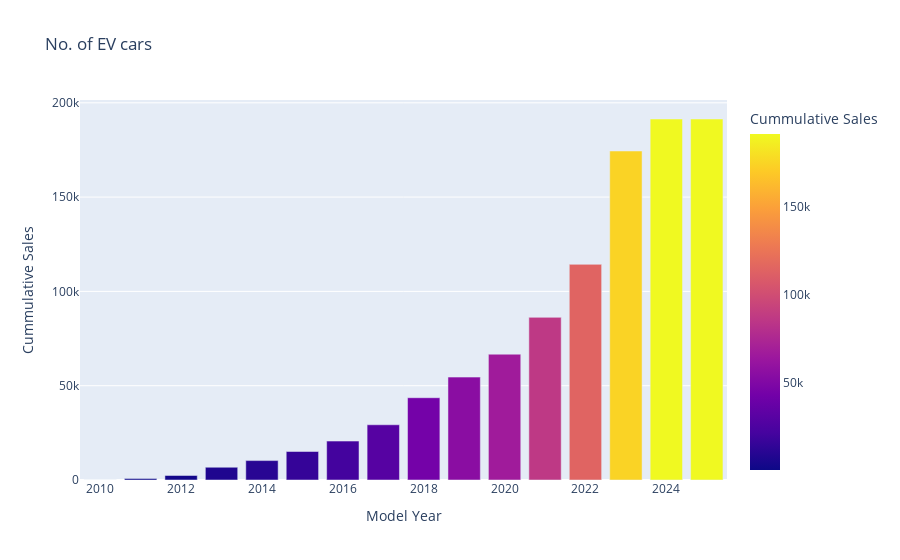

This figure's notebook cell:
### Code cell
# Filter the dataset for Model Year > 2009
filtered_data = dataset_year[dataset_year['Model Year'] > 2009]

px.bar(filtered_data, x='Model Year', y='Cummulative Sales', title='No. of EV cars', color = 'Cummulative Sales')

### Figure 1 — Plotly figure (JSON) as saved in the notebook; plotly's stock layout.template omitted (floating-point values rounded to 4 significant figures)
{"data": [{"alignmentgroup": "True", "hovertemplate": "Model Year=%{x}<br>Cummulative Sales=%{marker.color}<extra></extra>", "legendgroup": "", "marker": {"color": [62, 798, 2393, 6756, 10289, 15107, 20635, 29284, 43622, 54554, 66703, 86234, 114350, 174434, 191397, 191403], "coloraxis": "coloraxis", "pattern": {"shape": ""}}, "name": "", "offsetgroup": "", "orientation": "v", "showlegend": false, "textposition": "auto", "type": "bar", "x": [2010, 2011, 2012, 2013, 2014, 2015, 2016, 2017, 2018, 2019, 2020, 2021, 2022, 2023, 2024, 2025], "xaxis": "x", "y": [62, 798, 2393, 6756, 10289, 15107, 20635, 29284, 43622, 54554, 66703, 86234, 114350, 174434, 191397, 191403], "yaxis": "y"}], "layout": {"barmode": "relative", "coloraxis": {"colorbar": {"title": {"text": "Cummulative Sales"}}, "colorscale": [[0, "#0d0887"], [0.1111, "#46039f"], [0.2222, "#7201a8"], [0.3333, "#9c179e"], [0.4444, "#bd3786"], [0.5556, "#d8576b"], [0.6667, "#ed7953"], [0.7778, "#fb9f3a"], [0.8889, "#fdca26"], [1, "#f0f921"]]}, "legend": {"tracegroupgap": 0}, "title": {"text": "No. of EV cars"}, "xaxis": {"anchor": "y", "domain": [0, 1], "title": {"text": "Model Year"}}, "yaxis": {"anchor": "x", "domain": [0, 1], "title": {"text": "Cummulative Sales"}}}}
